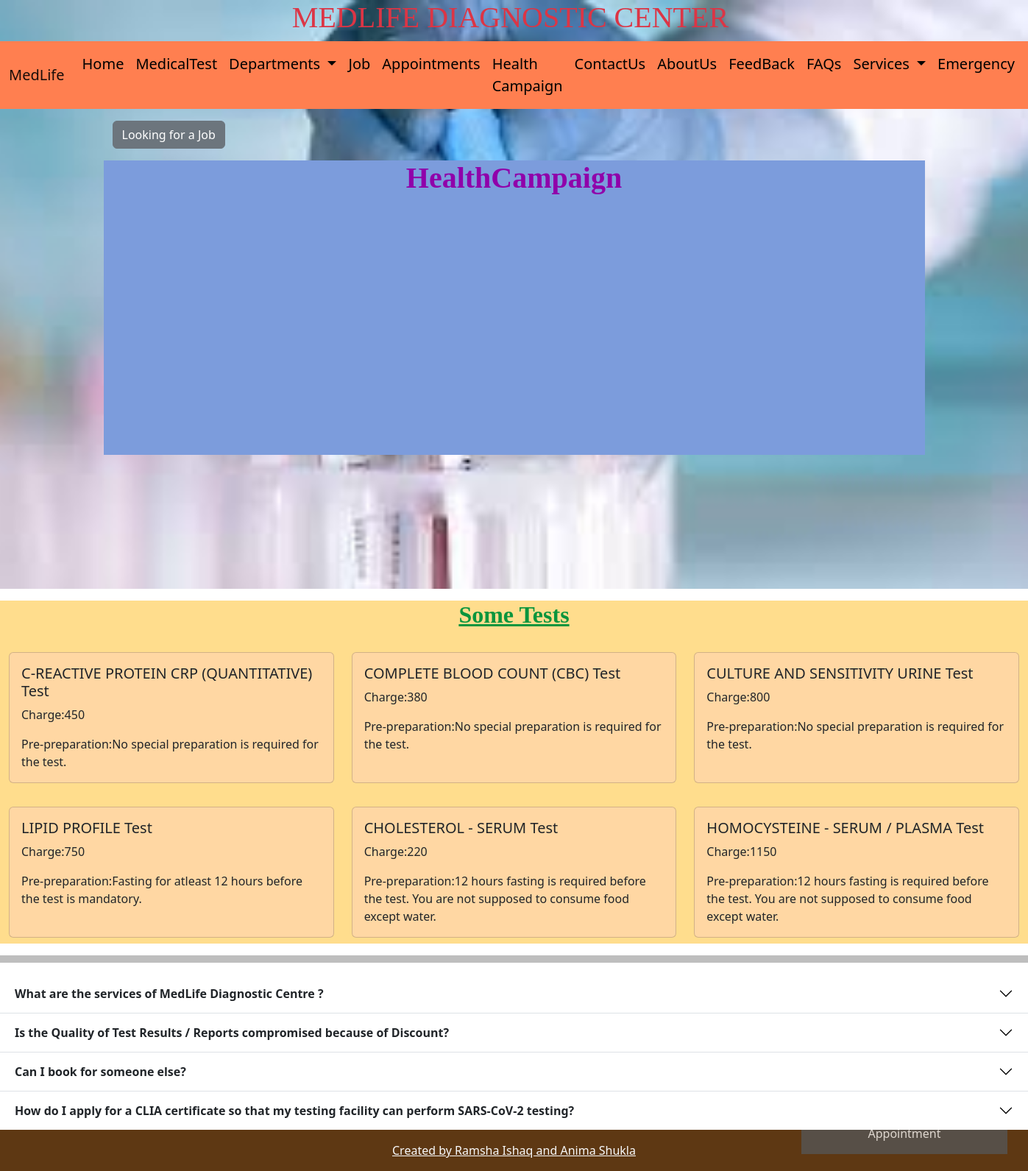
/appointment/, run on the app's committed database.
### diagnosticcenter/models.py (models this page shows)
class Test_Detail(models.Model):
    Test_name = models.CharField(max_length=100,primary_key=True,null=False)
    Charge = models.IntegerField(null=False)
    Test_condition = models.CharField(max_length=100,null=False)

### diagnosticcenter/views.py (the view, shortened to what this page needs)
# urls.py: path("appointment/",views.appointment,name="appointment"),
def appointment(request):
    if request.method=="GET":
        test_objects=Test_Detail.objects.all()
        test_dict={
            "test_key": test_objects
        }
        return render(request,'diagnosticcenter/html/dc_home.html',test_dict)

### diagnosticcenter/templates/diagnosticcenter/html/dc_home.html (shortened to what this page needs)
<html lang="en">
{% load static %}
<head>
  <link href="https://cdn.jsdelivr.net/npm/bootstrap@5.1.3/dist/css/bootstrap.min.css" rel="stylesheet">
  <link href="https://cdn.jsdelivr.net/npm/bootstrap@5.2.0-beta1/dist/css/bootstrap.min.css" rel="stylesheet"
>
  <link rel="stylesheet" href="https://cdnjs.cloudflare.com/ajax/libs/font-awesome/5.15.4/css/all.min.css"
 />
  <link rel="stylesheet" type="text/css" href="{%static 'diagnosticcenter/css/popup_form_style.css'%}">
</head>
<body>
  <div class="bg">
    <div class="container-fluid ">
      <h1 style="text-align: center ; font-family: Broadway;" class="text-danger"> <i
          class="fad fa-clinic-medical"></i>MEDLIFE DIAGNOSTIC CENTER <i class="fad fa-clinic-medical"></i></h1>
    </div>
    {% include 'diagnosticcenter/html/dc_navbar.html'%}
    <div class="container">
      <div class="container mt-3">
        <button type="button" class="btn btn-secondary" data-bs-toggle="modal" data-bs-target="#myModal" id="jobdiv">
          Looking for a Job
        </button>
      </div>
      <button class="open-button" onclick="openForm()" id="appointdiv" > Appointment </button>
      <div class="container-fluid  mt-3 " style="background-color:rgb(124, 156, 220); height:400px;">
        <h2 style="font-size: 40px;color:rgb(144, 0, 170); text-align:center; font-family: 'Times New Roman', Times, serif;"><b>
            HealthCampaign </b></h2>
      </div>
    </div>
  </div>
  <div class="container-fluid  mt-3 " style="background-color:rgb(255, 221, 141)">
    <h2 style="color:rgb(10, 149, 61); text-align:center; font-family: 'Times New Roman', Times, serif;"><b><u> Some
          Tests</u></b></h2>
    <div class="row row-cols-1 row-cols-md-3 g-4 mt-1 " id="testdiv">
      {% for t1 in test_key%}
      <div class="col mb-2">
        <div class="card h-100" style="background-color:rgb(255, 215, 163) ;">
          <div class="card-body">
            <h5 class="card-title">{{t1.Test_name}}</h5>
            <p class="card-text">Charge:{{t1.Charge}}</p>
            <p class="card-text">Pre-preparation:{{t1.Test_condition}}</p>
          </div>
        </div>
      </div>
      {%endfor%}
    </div>
  </div>
  <hr style=" border-width: 5px;border-color:black ;border-style: solid;">
  <div class="accordion accordion-flush" id="faqdiv">
    <div class="accordion-item">
      <h2 class="accordion-header" id="flush-headingOne">
        <button class="accordion-button collapsed" type="button" data-bs-toggle="collapse"
          data-bs-target="#flush-collapseOne" aria-expanded="false" aria-controls="flush-collapseOne">
          <b> What are the services of MedLife Diagnostic Centre ?</b>
        </button>
      </h2>
    </div>
    <div class="accordion-item">
      <h2 class="accordion-header" id="flush-headingTwo">
        <button class="accordion-button collapsed" type="button" data-bs-toggle="collapse"
          data-bs-target="#flush-collapseTwo" aria-expanded="false" aria-controls="flush-collapseTwo">
          <b>Is the Quality of Test Results / Reports compromised because of Discount?</b>
        </button>
      </h2>
    </div>
    <div class="accordion-item">
      <h2 class="accordion-header" id="flush-headingThree">
        <button class="accordion-button collapsed" type="button" data-bs-toggle="collapse"
          data-bs-target="#flush-collapseThree" aria-expanded="false" aria-controls="flush-collapseThree">
          <b>Can I book for someone else?</b>
        </button>
      </h2>
    </div>
    <div class="accordion-item">
      <h2 class="accordion-header" id="flush-headingTwo">
        <button class="accordion-button collapsed" type="button" data-bs-toggle="collapse"
          data-bs-target="#flush-collapseTwo" aria-expanded="false" aria-controls="flush-collapseTwo">
          <b>How do I apply for a CLIA certificate so that my testing facility can perform SARS-CoV-2 testing? </b>
        </button>
      </h2>
    </div>
  </div>
  {%include 'diagnosticcenter/html/dc_footer.html'%}
</body>
</html>

### diagnosticcenter/static/diagnosticcenter/css/popup_form_style.css (style rules this page uses)
* { box-sizing: border-box; }
.open-button { background-color: #555; color: white; padding: 16px 20px; border: none; cursor: pointer; opacity: 0.8; position: fixed; bottom: 23px; right: 28px; width: 280px; }

### data on the page
Test_Detail: Test_name "C-REACTIVE PROTEIN CRP (QUANTITATIVE) Test", Charge "450", Test_condition "No special preparation is required for the test."
Test_Detail: Test_name "COMPLETE BLOOD COUNT (CBC) Test", Charge "380", Test_condition "No special preparation is required for the test."
Test_Detail: Test_name "CULTURE AND SENSITIVITY URINE Test", Charge "800", Test_condition "No special preparation is required for the test."
Test_Detail: Test_name "LIPID PROFILE Test", Charge "750", Test_condition "Fasting for atleast 12 hours before the test is mandatory."
Test_Detail: Test_name "CHOLESTEROL - SERUM Test", Charge "220", Test_condition "12 hours fasting is required before the test. You are not supposed to consume food except water."
Test_Detail: Test_name "HOMOCYSTEINE - SERUM / PLASMA Test", Charge "1150", Test_condition "12 hours fasting is required before the test. You are not supposed to consume food except water."
